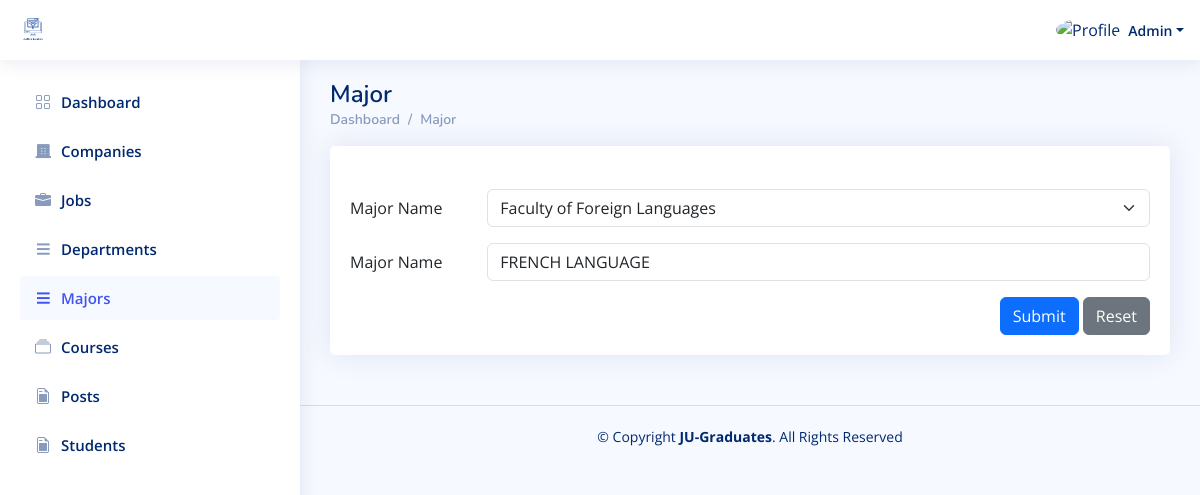
Screenshot of /Admin_Dashboard/Edit-Major.php?major_id=42 (signed in) with the database file from the repository.
### tables this page shows
CREATE TABLE `users` (
  `id` int(11) NOT NULL,
  `user_type_id` int(11) DEFAULT NULL,
  `name` varchar(255) NOT NULL,
  `email` varchar(255) NOT NULL,
  `password` varchar(255) NOT NULL,
  `phone` varchar(255) NOT NULL,
  `image` varchar(255) DEFAULT 'Student-Images/userDefault.png',
  `active` int(11) NOT NULL DEFAULT 1,
  `created_at` datetime NOT NULL DEFAULT current_timestamp()
);

CREATE TABLE `departments` (
  `id` int(11) NOT NULL,
  `name` varchar(255) DEFAULT NULL,
  `created_at` datetime NOT NULL DEFAULT current_timestamp(),
  `active` int(11) DEFAULT 1
);

CREATE TABLE `majors` (
  `id` int(11) NOT NULL,
  `department_id` int(11) DEFAULT NULL,
  `name` varchar(255) DEFAULT NULL,
  `created_at` datetime NOT NULL DEFAULT current_timestamp(),
  `active` int(11) DEFAULT 1
);

### Admin_Dashboard/Edit-Major.php (the view, shortened to what this page needs)
<?php
include "../Connect.php";
$A_ID = $_SESSION['A_Log'];
$major_id = $_GET['major_id'];
if (!$A_ID) {
    echo '<script language="JavaScript">
     document.location="../Login.php";
    </script>';
} else {
    $sql1 = mysqli_query($con, "select * from users where id='$A_ID'");
    $row1 = mysqli_fetch_array($sql1);
    $name = $row1['name'];
    $sql2 = mysqli_query($con, "select * from majors where id='$major_id'");
    $row2 = mysqli_fetch_array($sql2);
    $majorName = $row2['name'];
    $department_id = $row2['department_id'];
    $sql3 = mysqli_query($con, "select * from departments where id='$department_id'");
    $row3 = mysqli_fetch_array($sql3);
    $depName = $row3['name'];
}
?>
<!DOCTYPE html>
<html lang="en">
  <head>
    <link
      href="assets/vendor/bootstrap/css/bootstrap.min.css"
      rel="stylesheet"
    />
    <link
      href="assets/vendor/bootstrap-icons/bootstrap-icons.css"
      rel="stylesheet"
    />
    <link href="assets/vendor/boxicons/css/boxicons.min.css" rel="stylesheet" />
    <link href="assets/vendor/quill/quill.snow.css" rel="stylesheet" />
    <link href="assets/vendor/quill/quill.bubble.css" rel="stylesheet" />
    <link href="assets/vendor/remixicon/remixicon.css" rel="stylesheet" />
    <link href="assets/vendor/simple-datatables/style.css" rel="stylesheet" />
    <link href="assets/css/style.css" rel="stylesheet" />
  </head>
  <body>
    <header id="header" class="header fixed-top d-flex align-items-center">
      <div class="d-flex align-items-center justify-content-between">
        <a href="index.php" class="logo d-flex align-items-center">
          <img src="assets/img/image00001.jpeg" alt="" />
        </a>
      </div>
      <nav class="header-nav ms-auto">
        <ul class="d-flex align-items-center">
          <li class="nav-item dropdown pe-3">
            <a
              class="nav-link nav-profile d-flex align-items-center pe-0"
              href="#"
              data-bs-toggle="dropdown"
            >
              <img
                src="https://www.computerhope.com/jargon/g/guest-user.png"
                alt="Profile"
                class="rounded-circle"
              />
              <span class="d-none d-md-block dropdown-toggle ps-2"><?php echo $name ?></span> </a
            >
          </li>
        </ul>
      </nav>
    </header>
    <?php require './Aside-Nav/Aside.php'?>
    <main id="main" class="main">
      <div class="pagetitle">
        <h1>Major</h1>
        <nav>
          <ol class="breadcrumb">
            <li class="breadcrumb-item"><a href="index.php">Dashboard</a></li>
            <li class="breadcrumb-item">Major</li>
          </ol>
        </nav>
      </div>
      <section class="section">
        <div class="row">
          <div class="col-lg-12">
            <div class="card">
              <div class="card-body">
                <h5 class="card-title"></h5>
                <form method="POST" action="./Edit-Major.php?major_id=<?php echo $major_id ?>">
                <div class="row mb-3">
                    <label for="inputEmail3" class="col-sm-2 col-form-label"
                      >Major Name</label
                    >
                    <div class="col-sm-10">
                      <select class="form-select" aria-label="Default select example" name="department_id">
                        <option value="<?php echo $department_id ?>" selected><?php echo $depName ?></option>
                    </select>
                    </div>
                  </div>
                  <div class="row mb-3">
                    <label for="inputEmail3" class="col-sm-2 col-form-label"
                      >Major Name</label
                    >
                    <div class="col-sm-10">
                      <input type="text" name="name" value="<?php echo $majorName ?>" class="form-control" id="inputText" />
                    </div>
                  </div>
                  <div class="text-end">
                    <button type="submit" name="Submit" class="btn btn-primary">
                      Submit
                    </button>
                    <button type="reset" class="btn btn-secondary">
                      Reset
                    </button>
                  </div>
                </form>
              </div>
            </div>
          </div>
        </div>
      </section>
    </main>
    <footer id="footer" class="footer">
      <div class="copyright">
        &copy; Copyright <strong><span>JU-Graduates</span></strong
        >. All Rights Reserved
      </div>
    </footer>
  </body>
</html>

### Admin_Dashboard/assets/css/style.css (style rules this page uses)
:root { scroll-behavior: smooth; }
body { font-family: "Open Sans", sans-serif; background: #f6f9ff; color: #444444; }
a { color: #4154f1; text-decoration: none; }
h1, h2, h3, h4, h5, h6 { font-family: "Nunito", sans-serif; }
#main { margin-top: 60px; padding: 20px 30px; transition: all 0.3s; }
.pagetitle { margin-bottom: 10px; }
.pagetitle h1 { font-size: 24px; margin-bottom: 0; font-weight: 600; color: #012970; }
.card { margin-bottom: 30px; border: none; border-radius: 5px; box-shadow: 0px 0 30px rgba(1, 41, 112, 0.1); }
.card-title { padding: 20px 0 15px 0; font-size: 18px; font-weight: 500; color: #012970; font-family: "Poppins", sans-serif; }
.card-body { padding: 0 20px 20px 20px; }
.breadcrumb { font-size: 14px; font-family: "Nunito", sans-serif; color: #899bbd; font-weight: 600; }
.breadcrumb a { color: #899bbd; transition: 0.3s; }
.breadcrumb .breadcrumb-item::before { color: #899bbd; }
.logo { line-height: 1; }
@media (min-width: 1200px) { .logo { width: 280px; } }
.logo img { max-height: 26px; margin-right: 6px; }
.header { transition: all 0.5s; z-index: 997; height: 60px; box-shadow: 0px 2px 20px rgba(1, 41, 112, 0.1); background-color: #fff; padding-left: 20px; }
.header-nav ul { list-style: none; }
.header-nav>ul { margin: 0; padding: 0; }
.header-nav .nav-profile { color: #012970; }
.header-nav .nav-profile img { max-height: 36px; }
.header-nav .nav-profile span { font-size: 14px; font-weight: 600; }
@media (min-width: 1200px) { #main, #footer { margin-left: 300px; } }
.footer { padding: 20px 0; font-size: 14px; transition: all 0.3s; border-top: 1px solid #cddfff; }
.footer .copyright { text-align: center; color: #012970; }

### rows the page displays
users: name "Admin"
departments: department_id "Faculty of Foreign Languages"
majors: name "FRENCH LANGUAGE"
